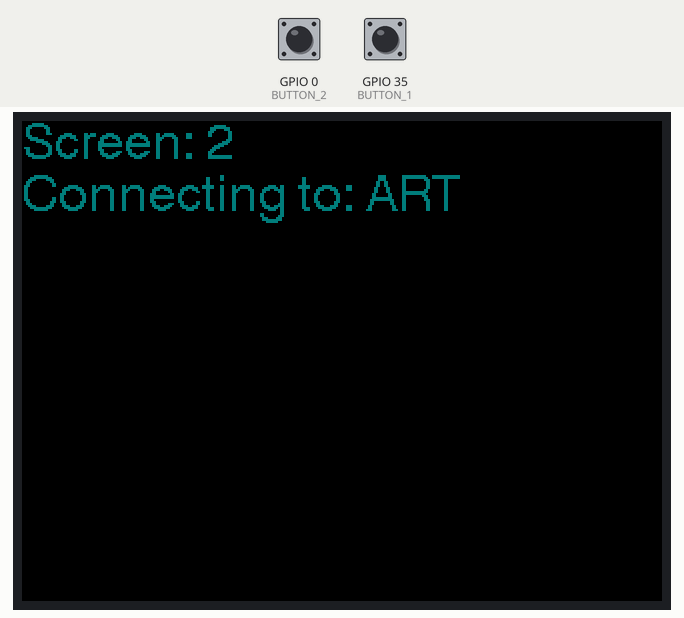
Simulated run of this program. Board: ESP32. Parts: 320×240 colour display. Inputs (shaded band) come from the test bench; at power-on: GPIO 0 (BUTTON_2) HIGH, GPIO 35 (BUTTON_1) HIGH. WiFi joins after 1.5 s; servers stay silent unless stated; uploads are accepted with an empty reply; the local clock reads 2024-03-15 10:24:30 at power-on unless the program sets it.

Above: at 1.3 s.
1.4 s: GPIO 0 (BUTTON_2) pulled LOW for 1 s
4.4 s: GPIO 35 (BUTTON_1) pulled LOW for 0.15 s
At 5.2 s:
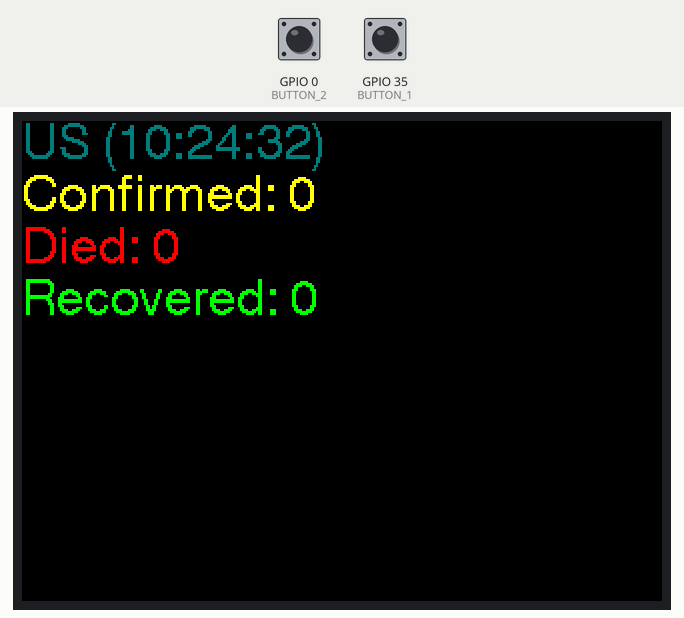
6.3 s: GPIO 35 (BUTTON_1) pulled LOW for 1 s
At 7.9 s:
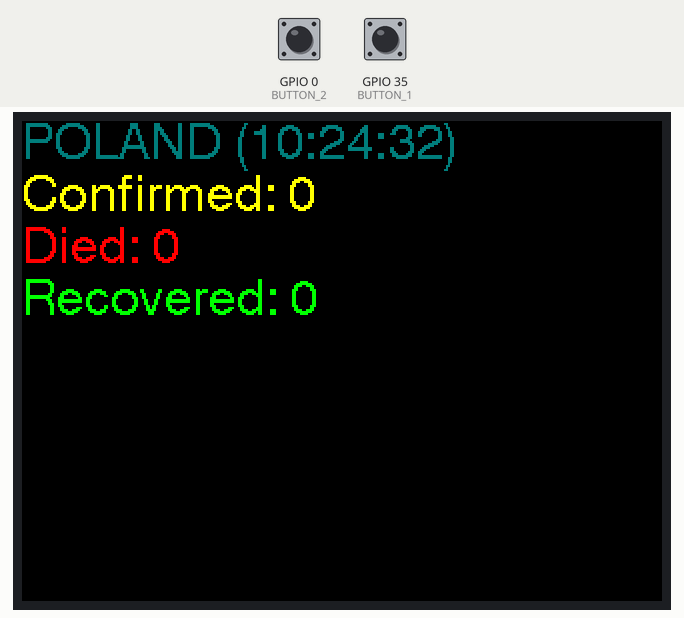
8.8 s: GPIO 35 (BUTTON_1) pulled LOW for 0.15 s
At 9.8 s:
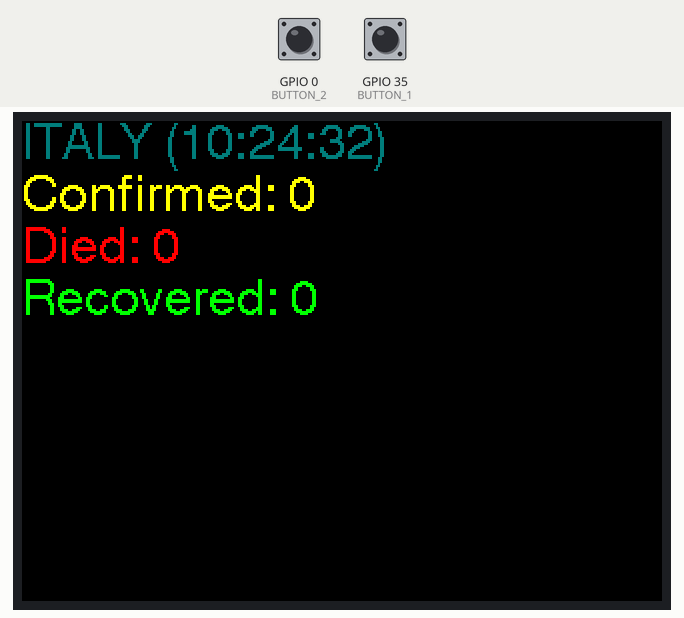
10.7 s: GPIO 35 (BUTTON_1) pulled LOW for 3.2 s
At 12.6 s:
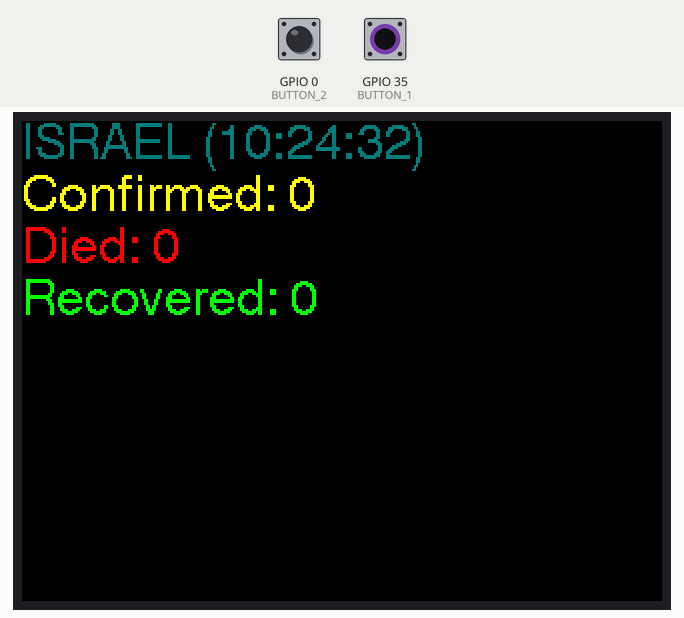
Timing chart, 0 to 14.1 s (numbered marks = the images above; inputs shaded):
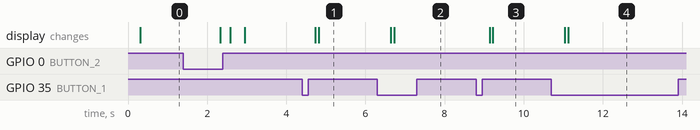

The program:

main.cpp
```cpp
#include <WiFi.h>
#include <TFT_eSPI.h> // Graphics and font library for ILI9341 driver chip
#include <Button2.h>
#include <HTTPClient.h>
#include <ArduinoJson.h>
#include <time.h>

#define BUTTON_1        35
#define BUTTON_2        0
#define TFT_BL          4  // Display backlight control pin
static int DEBUG = 0;

WiFiClient client;
HTTPClient http;

TFT_eSPI tft = TFT_eSPI();  // Invoke library
Button2 btn1(BUTTON_1);
Button2 btn2(BUTTON_2);
int tft_rotation = 3;

int fnt=4;

char ssid[] = "ART";
char pass[] = "qazwsxedc2";

char url[1000];
char httpBuffer[10000];
const char* url1 = "https://services1.arcgis.com/0MSEUqKaxRlEPj5g/arcgis/rest/services/Coronavirus_2019_nCoV_Cases/FeatureServer/1/query?where=Country_Region%20like%20'%25";
const char* url2 = "%25'&outFields=Last_Update,Confirmed,Deaths,Recovered&returnGeometry=false&outSR=4326&f=json";
static int curr_country = 0;
const char *country[] = {
  "UKRAINE",
  "US",
  "POLAND",
  "ITALY",
  "ISRAEL"
};

enum stateMachine {
  ERROR_SCREEN = 0,
  INIT_SCREEN,
  WIFI1_SCREEN,
  WIFI2_SCREEN,
  NTP1_SCREEN,
  NTP2_SCREEN,
  CURL_SCREEN,
  STAT_SCREEN,
  CHANGE_COUNTRY,
};

typedef void (*btnHandler)();

struct _sm {
  int id;
  int b1;
  int b2;
  int timeout;
  int escape;
} screen[] = {
  { .id = ERROR_SCREEN,
    .b1 = 0,
    .b2 = 0,
    .timeout = 0,
    .escape = 0
  }, // error screen
  { .id = INIT_SCREEN,
    .b1 = 0,
    .b2 = 0,
    .timeout = 5,
    .escape = 0
  }, // init screen
  { .id = WIFI1_SCREEN,
    .b1 = 0,
    .b2 = 0,
    .timeout = 10,
    .escape = 2
  }, // Wifi init screen
  { .id = WIFI2_SCREEN,
    .b1 = 0,
    .b2 = 0,
    .timeout = 10,
    .escape = NTP1_SCREEN
  }, // Wifi stats screen
  { .id = NTP1_SCREEN,
    .b1 = 0,
    .b2 = 0,
    .timeout = 30,
    .escape = ERROR_SCREEN
  }, // NTP req screen
  { .id = NTP2_SCREEN,
    .b1 = 0,
    .b2 = 0,
    .timeout = 10,
    .escape = CURL_SCREEN
  }, // NTP reply screen
  { .id = CURL_SCREEN,
    .b1 = 0,
    .b2 = 0,
    .timeout = 100,
    .escape = CURL_SCREEN
  }, // Web req screen
  { .id = STAT_SCREEN,
    .b1 = CHANGE_COUNTRY,
    .b2 = 0,
    .timeout = 7200,
    .escape = NTP1_SCREEN
  }, // stats print screen
  { .id = CHANGE_COUNTRY,
    .b1 = 0,
    .b2 = 0,
    .timeout = 1,
    .escape = CURL_SCREEN
  }, // country change screen
};

static int curr_screen, next_screen;
struct tm timeinfo;
bool timeValid = false;

void initScreen()
{
  tft.init();
  tft.setRotation(tft_rotation);
}

void blankScreen(const char* msg = NULL)
{
  tft.fillScreen(TFT_BLACK);
  tft.setTextColor(TFT_DARKCYAN);
  tft.setCursor(0, 0);
  tft.setTextFont(fnt);
  tft.setTextSize(1);
  if (msg)
    tft.printf("%s ", msg);
  else if (curr_screen == STAT_SCREEN)
    tft.printf("%s ", country[curr_country]);
  else
    tft.printf("Screen: %d ", curr_screen);
  if (timeValid)
    tft.printf("(%02d:%02d:%02d)\n", timeinfo.tm_hour, timeinfo.tm_min, timeinfo.tm_sec);
  else
    tft.printf("\n");
}

void button_init()
{
    btn1.setPressedHandler([](Button2 & b)
    {
      if (DEBUG) Serial.printf("b1 %d\n", screen[curr_screen].b1);
      if (screen[curr_screen].b1)
        next_screen = screen[curr_screen].b1;
    });

    btn2.setPressedHandler([](Button2 & b)
    {
      if (DEBUG) Serial.printf("b2 %d\n", screen[curr_screen].b2);
      if (screen[curr_screen].b2)
        next_screen = screen[curr_screen].b2;
    });
}

/*----------------------------------------------------------
   setup
  ----------------------------------------------------------*/
void setup()
{
  if (DEBUG) Serial.begin(115200);

  curr_screen = ERROR_SCREEN;
  next_screen = INIT_SCREEN;

  button_init();
  initScreen();
}

const char* ntpServer = "pool.ntp.org";
const long  gmtOffset_sec = 2*3600;
const int   daylightOffset_sec = 3600;
int Confirmed = 0;
int Deaths = 0;
int Recovered = 0;
bool NewData = false;

void do_screen()
{
  if (DEBUG) Serial.printf("Screen: %d\n", curr_screen);

  switch(curr_screen)
  {
    case ERROR_SCREEN:
      blankScreen();
      tft.setTextSize(2);
      tft.setTextColor(TFT_RED);
      tft.printf("ERROR\n");
      tft.setTextSize(1);
      tft.setTextColor(TFT_YELLOW);
      tft.printf("Press ?? to reset\n");
      break;
    case INIT_SCREEN:
      blankScreen();
      tft.setTextSize(2);
      tft.printf("HELLO\n");
      next_screen = WIFI1_SCREEN;
      break;
    case WIFI1_SCREEN:
      WiFi.mode(WIFI_STA);
      WiFi.begin(ssid, pass);
      blankScreen();
      tft.setTextSize(1);
      tft.printf("Connecting to: %s", ssid);
      next_screen = WIFI2_SCREEN;
      break;
    case WIFI2_SCREEN:
      if (WiFi.status() == WL_CONNECTED) {
        IPAddress ip = WiFi.localIP();
        blankScreen();
        tft.setTextSize(1);
        tft.print("Connected to wifi\n");

        tft.printf("SSID: %s\n", ssid);
        tft.printf("IP: %d.%d.%d.%d\n", ip[0], ip[1], ip[2], ip[3]);
        tft.printf("RSSI: %d dbm", WiFi.RSSI());
        next_screen = NTP1_SCREEN;
      }
    break;
    case NTP1_SCREEN:
      blankScreen();
      tft.setTextSize(1);
      tft.print("Fetching time via NTP\n");
      configTime(gmtOffset_sec, daylightOffset_sec, ntpServer);
      next_screen = NTP2_SCREEN;
      break;
    case NTP2_SCREEN:
    {
      blankScreen();
      tft.setTextSize(1);
      if(getLocalTime(&timeinfo)) {
        tft.printf("Time: %02d:%02d:%02d\n", timeinfo.tm_hour, timeinfo.tm_min, timeinfo.tm_sec);
        timeValid = true;
        next_screen = CURL_SCREEN;
      }
      break;
    }
    case CURL_SCREEN:
      {
        // build the url
        strcpy(url, url1);
        strcat(url, country[curr_country]);
        strcat(url, url2);
        if (DEBUG) Serial.printf("%s\n", url);
        http.begin(url);
        int httpCode = http.GET();

        if (httpCode > 0) { //Check for the returning code

          String payload = http.getString();
          payload.toCharArray(httpBuffer, 9999);

          blankScreen("Loading...");
          tft.setTextSize(1);

          //if (DEBUG) Serial.println(payload);
          const size_t capacity = JSON_ARRAY_SIZE(4) + JSON_ARRAY_SIZE(73) + 73*JSON_OBJECT_SIZE(1) + 2*JSON_OBJECT_SIZE(2) + 73*JSON_OBJECT_SIZE(4) + 3*JSON_OBJECT_SIZE(6) + 2*JSON_OBJECT_SIZE(7) + 4217;
          DynamicJsonDocument doc(capacity);

          deserializeJson(doc, payload);

          Confirmed = 0;
          Deaths = 0;
          Recovered = 0;

          int num_rec = doc["features"].size();
          int tmp;
          if (DEBUG) Serial.println(num_rec);
          for(int rec = 0; rec < num_rec; rec++)
          {
            JsonObject features_0_attributes = doc["features"][rec]["attributes"];
            tmp = features_0_attributes["Confirmed"];;
            Confirmed += tmp;
            tmp = features_0_attributes["Deaths"];
            Deaths += tmp;
            tmp = features_0_attributes["Recovered"];
            Recovered += tmp;
          }
          NewData = true;
          next_screen = STAT_SCREEN;
        }
        else
        {
          tft.printf("Error on HTTP request");
        }

        http.end();

        break;
      }
    case STAT_SCREEN:
      if (NewData)
      {
        blankScreen();
        tft.setTextSize(1);
        tft.setTextColor(TFT_YELLOW);
        tft.printf("Confirmed: %d\n", Confirmed);
        tft.setTextColor(TFT_RED);
        tft.printf("Died: %d\n", Deaths);
        tft.setTextColor(TFT_GREEN);
        tft.printf("Recovered: %d\n", Recovered);
        NewData = false;
      }
    break;
    case CHANGE_COUNTRY:
      curr_country++;
      curr_country %= sizeof(country)/sizeof(country[0]);
      next_screen = CURL_SCREEN;
    break;

    default:
    break;
  }
}

/*----------------------------------------------------------
     loop
  ----------------------------------------------------------*/
static int timeout_counter = -1;
static int time_counter = -1;

void loop()
{
  if (next_screen != curr_screen)
  {
    timeout_counter = -1;
    time_counter = -1;
    curr_screen = next_screen;
    return;
  }
  else if (timeout_counter < 0 && screen[curr_screen].timeout > 0)
  {
    timeout_counter = screen[curr_screen].timeout;
  }
  else if (timeout_counter == 0)
  {
    timeout_counter = -1;
    next_screen = screen[curr_screen].escape;
    return;
  }
  else if (time_counter == 0 && timeout_counter > 0) {
    timeout_counter--;
    if (DEBUG) Serial.printf("timeout in: %d\n", timeout_counter);
  }

  if (time_counter > 0)
  {
    delay(10);
    time_counter--;
  }
  else
  {
    do_screen();
    time_counter = 100; // 100*10ms
  }

  btn1.loop();
  btn2.loop();
}
```

Measured:
- after the input at 4.4 s, the display: first changes after 0.34 s (image 1 shows a later state)
- after the input at 6.3 s, the display: first changes after 0.34 s (image 2 shows a later state)
- after the input at 8.8 s, the display: first changes after 0.34 s (image 3 shows a later state)
- after the input at 10.7 s, the display: first changes after 0.34 s (image 4 shows a later state)
